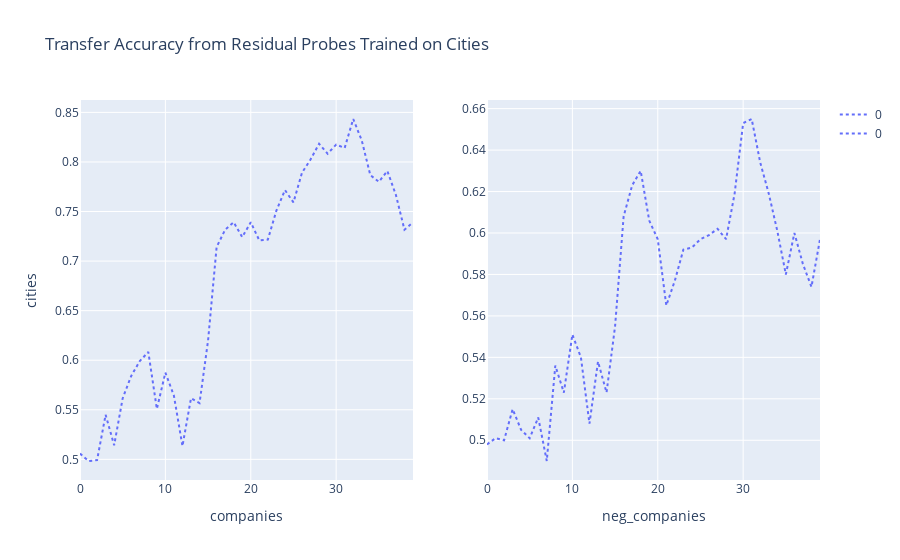

Here is the notebook cell this chart was saved with:
### Code cell
from utils.analytics_utils import plot_transfer_acc_subplots
train_acts = {"cities": modelact}
test_acts = {"companies": modelact_ood, "neg_companies": modelact_neg}
acc, fig = plot_transfer_acc_subplots(train_acts, test_acts, act_type="resid_post", n_layers=40)
fig.layout.update(title ="Transfer Accuracy from Residual Probes Trained on Cities")
# plt.xlabel("Layer")
fig.show()

### Figure 1 — Plotly figure (JSON) as saved in the notebook; plotly's stock layout.template omitted (floating-point values rounded to 4 significant figures)
{"data": [{"hovertemplate": "variable=0<br>index=%{x}<br>value=%{y}<extra></extra>", "legendgroup": "0", "line": {"color": "#636efa", "dash": "dot"}, "marker": {"color": "blue", "size": 3, "symbol": "circle"}, "mode": "lines", "name": "0", "orientation": "v", "showlegend": true, "type": "scatter", "x": [0, 1, 2, 3, 4, 5, 6, 7, 8, 9, 10, 11, 12, 13, 14, 15, 16, 17, 18, 19, 20, 21, 22, 23, 24, 25, 26, 27, 28, 29, 30, 31, 32, 33, 34, 35, 36, 37, 38, 39], "xaxis": "x", "y": [0.5058, 0.4983, 0.4992, 0.545, 0.5142, 0.5617, 0.5842, 0.5992, 0.6083, 0.5508, 0.5875, 0.5642, 0.5133, 0.5617, 0.5567, 0.62, 0.7142, 0.7317, 0.7392, 0.7242, 0.7392, 0.7208, 0.7217, 0.7508, 0.7717, 0.7592, 0.7892, 0.8025, 0.8183, 0.8083, 0.8175, 0.8142, 0.8433, 0.8217, 0.7867, 0.78, 0.7908, 0.7667, 0.7317, 0.7392], "yaxis": "y"}, {"hovertemplate": "variable=0<br>index=%{x}<br>value=%{y}<extra></extra>", "legendgroup": "0", "line": {"color": "#636efa", "dash": "dot"}, "marker": {"color": "blue", "size": 3, "symbol": "circle"}, "mode": "lines", "name": "0", "orientation": "v", "showlegend": true, "type": "scatter", "x": [0, 1, 2, 3, 4, 5, 6, 7, 8, 9, 10, 11, 12, 13, 14, 15, 16, 17, 18, 19, 20, 21, 22, 23, 24, 25, 26, 27, 28, 29, 30, 31, 32, 33, 34, 35, 36, 37, 38, 39], "xaxis": "x2", "y": [0.498, 0.501, 0.5, 0.515, 0.505, 0.501, 0.511, 0.49, 0.536, 0.523, 0.551, 0.54, 0.508, 0.538, 0.523, 0.555, 0.608, 0.623, 0.63, 0.606, 0.597, 0.565, 0.577, 0.592, 0.593, 0.597, 0.599, 0.602, 0.597, 0.619, 0.653, 0.655, 0.634, 0.619, 0.601, 0.58, 0.6, 0.585, 0.574, 0.597], "yaxis": "y2"}], "layout": {"title": {"text": "Transfer Accuracy from Residual Probes Trained on Cities"}, "xaxis": {"anchor": "y", "domain": [0, 0.45], "title": {"text": "companies"}}, "xaxis2": {"anchor": "y2", "domain": [0.55, 1], "title": {"text": "neg_companies"}}, "yaxis": {"anchor": "x", "domain": [0, 1], "title": {"text": "cities"}}, "yaxis2": {"anchor": "x2", "domain": [0, 1]}}}
